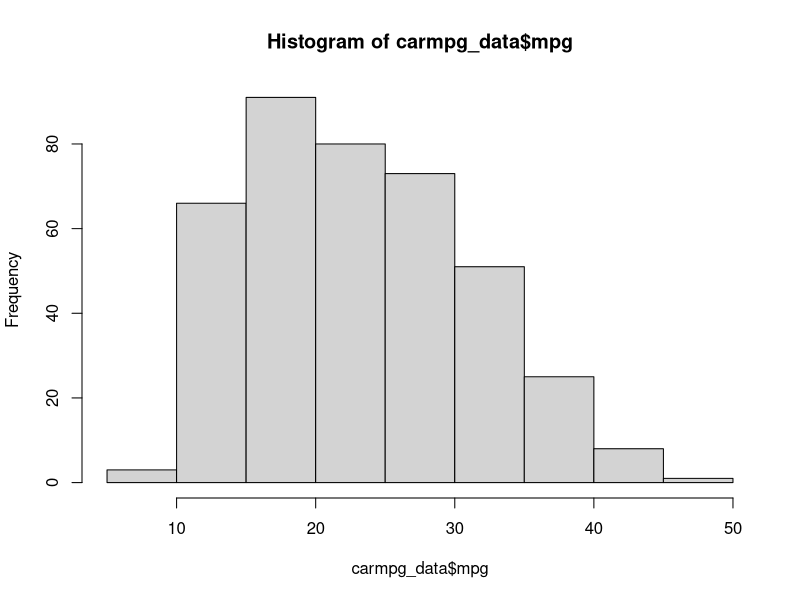
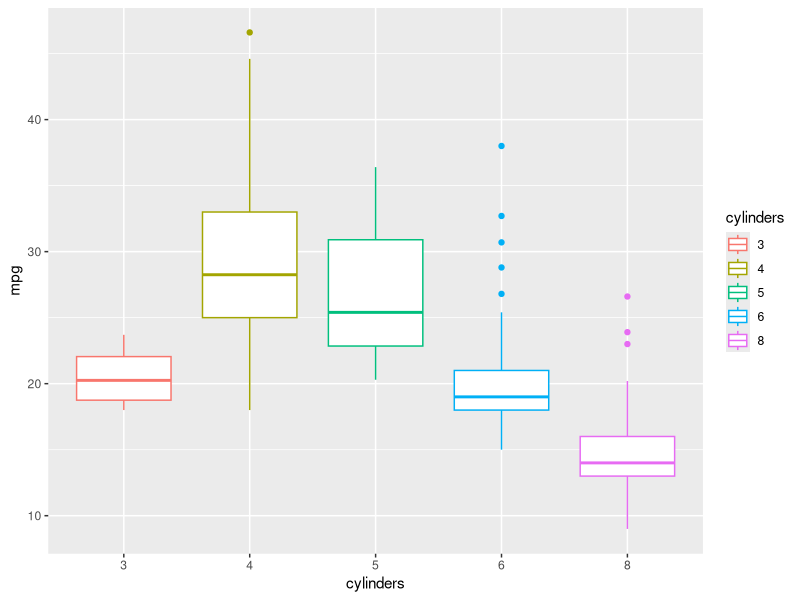
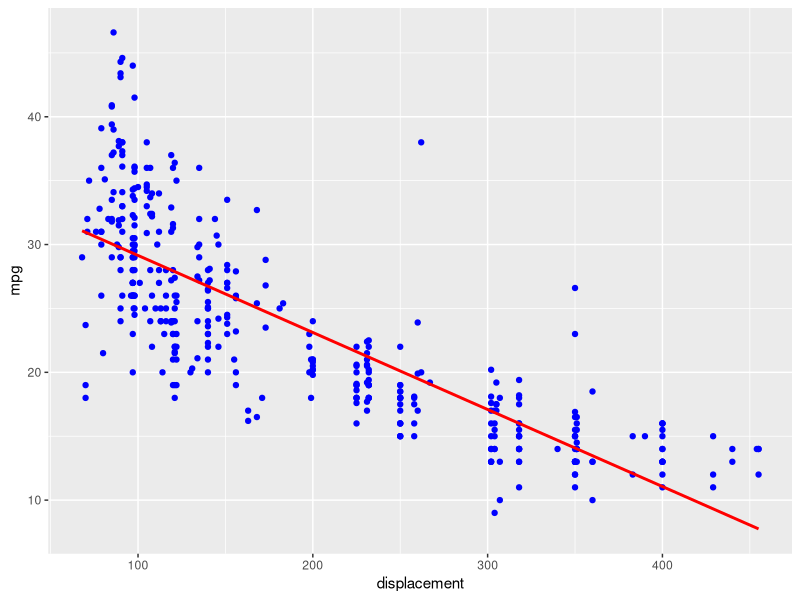
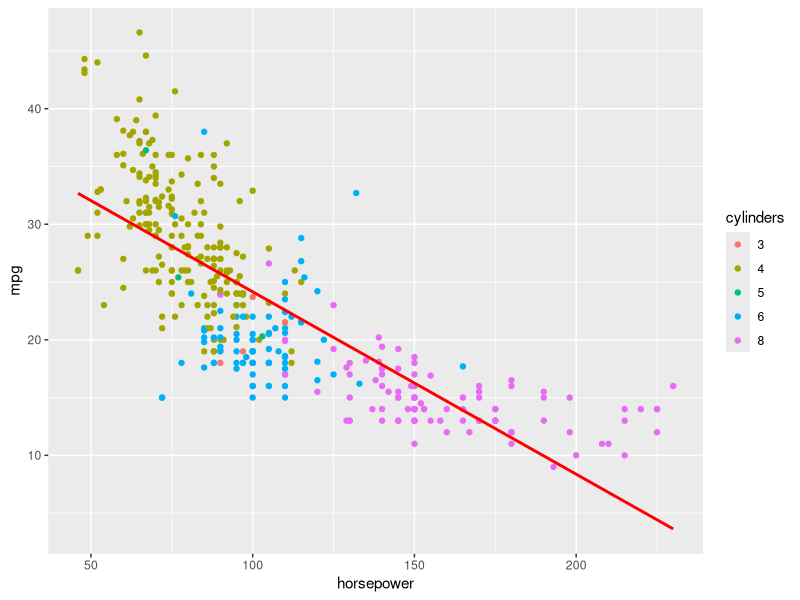
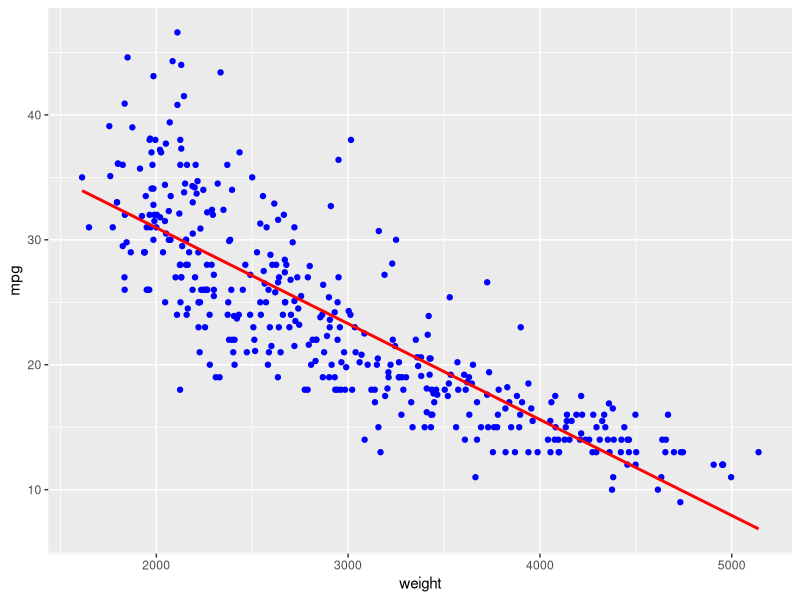
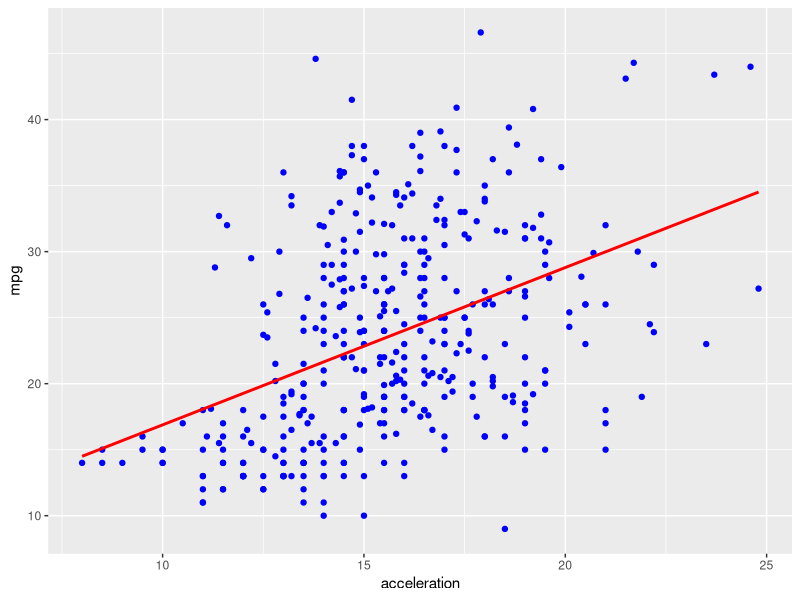
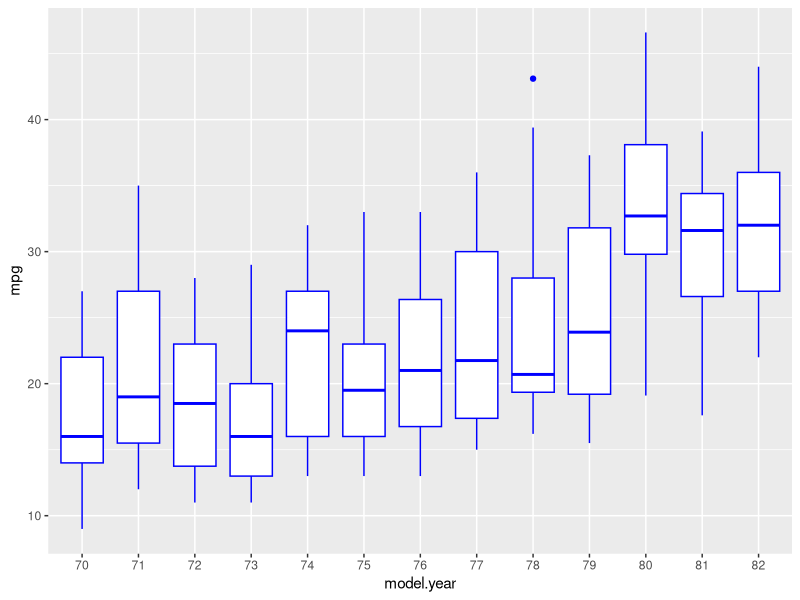
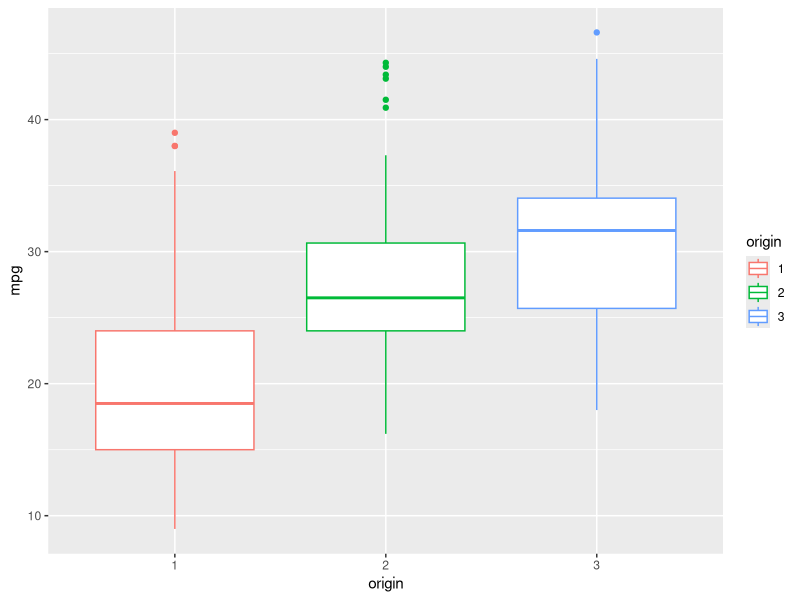

These figures' R source, in order: (Note: this script raises an error after producing the figures.)
getwd()
## problem Statement: Predict the Mpg value.
######################################################
# Read the data
######################################################
carmpg_data <- read.csv('carmpg.csv')
View(carmpg_data)

######################################################
# Exploratory Data Analysis
######################################################

######################################################
#       Understand the Structure of the data
######################################################
summary(carmpg_data)
str(carmpg_data)
carmpg_data$cylinders = factor(carmpg_data$cylinders) #Converting from Int to Factors since its not a continuous variable
carmpg_data$horsepower = as.numeric(carmpg_data$horsepower) # HP should be a numeric
carmpg_data$model.year = as.factor(carmpg_data$model.year) # It should be factor
carmpg_data$origin = factor(carmpg_data$origin) # should be factor
carmpg_data$car.name = as.character(carmpg_data$car.name) # should be character
str(carmpg_data) # Checking structure of the data again

######################################################
#      Univariate Analysis
######################################################
#Here, Mpg is our target variable. Lets do univariate analysis for this.
hist(carmpg_data$mpg) # can be observed that Right-skewed. Longer tale in the right. 
summary(carmpg_data$mpg)
# Checking Skewness & Kurtosis to find mpg variable is normally distributed or not
# install.packages('e1071')
library(e1071)
skewness(carmpg_data$mpg) # +ve value indicates that it is right skewed
kurtosis(carmpg_data$mpg) # -ve value indicates that, the peak is less than ideal normal distribution for mpg


######################################################
#      Bivariate Analysis
######################################################
# Relationship b/w dependent and each of the independent variables
# mpg vs cylinders.. Boxplot is better option, if we have categorical/factor as independent variable
library(ggplot2)
ggplot(data = carmpg_data, aes(x=cylinders, y= mpg, color=cylinders))+
  geom_boxplot()  ## Potential Outliers Present 

# mpg vs displacement
ggplot(data = carmpg_data, aes(x=displacement, y= mpg))+
  geom_point(color = 'blue')+
  geom_smooth(se=FALSE,method='lm', color='red' ) ## Non linear trend, might be some outliers, may need some data transformations
 
# mpg vs horsepower
ggplot(data = carmpg_data, aes(x=horsepower, y= mpg, color=cylinders))+
  geom_point()+
  geom_smooth(se=FALSE,method='lm', color='red' ) # May need to divide the hp (<50 or >50) before feeding the model

# mpg vs weight
ggplot(data = carmpg_data, aes(x=weight, y = mpg))+
  geom_point(color = 'blue')+
  geom_smooth(se=FALSE, method='lm', color='red') # Non Linearity. Exponentially decreasing trend. May need data transformation

# mpg vs accelaration
ggplot(data = carmpg_data, aes(x=acceleration, y = mpg))+
  geom_point(color = 'blue')+
  geom_smooth(se=FALSE, method='lm', color='red') # Heteroscadacity, Non Linearity, Fanning effect

# mpg vs model.year
ggplot(data = carmpg_data, aes(x=model.year, y = mpg))+
  geom_boxplot(color = 'blue') # Increasing trend, nothing much to worry

# mpg vs origin
ggplot(data = carmpg_data, aes(x=origin, y = mpg, color = origin ))+
  geom_boxplot() # Some potential outliers for origin = 2


######################################################
#      Objective Bivariate Analysis
######################################################

str(carmpg_data)
names(carmpg_data)
# Identify numeric variables - mpg, displacement, horsepower, weight, acceleration
sub_dataset = carmpg_data[, c('mpg', 'displacement', 'horsepower', 'weight', 'acceleration')]
# Pairplot
library(GGally)
ggpairs(sub_dataset)
corrmat = cor(sub_dataset)
library(corrplot)
corrplot.mixed(corrmat)
# High Correlation observed between displacement & Weight
# Mild correlation between displacement & acceleration

######################################################
# Data Preprocessing
######################################################

######################################################
#       Scaling
######################################################
# R has taken care of this. So no need to do anything here.

sum(is.na(carmpg_data$mpg))
sapply(carmpg_data, function(x) sum(is.na(x))) # Checking Missing values for each column. No null values present.

######################################################
# Splitting data into training & test sets
######################################################
library(caTools)
set.seed(567)
split <- sample.split(carmpg_data$mpg, SplitRatio = 0.7)
train_data <- subset(carmpg_data, split == TRUE)
test_data <- subset(carmpg_data, split == FALSE)

# Car.name has only car names. It doesn't help us to find any metrics. So, we can ignore this.
train_data$car.name = NULL
test_data$car.name = NULL

######################################################
# First Cut Model
######################################################
first_regressor <- lm(mpg ~ ., data = train_data)
y_pred = predict(first_regressor, newdata = test_data)

######################################################
# Test the Assumptions
######################################################

######################################################
#      Assumption 1 - Linearity(residuals vs fits)
######################################################
# Here, y_pred is on Test data. But first_regressor is for train data. So, draw a plot
# b/w residuals(test data) vs fits(y_pred) which is on same data(here, test data we considered)
test_data_regressor <- lm(mpg ~ ., data = test_data)
residuals <- resid(test_data_regressor)
ggplot(aes(x=y_pred, y = residuals), data = test_data)+
  geom_point()+
  geom_smooth(se=FALSE, method='lm',color='red')
# We can use standardized residuals VS fits plot
library(MASS)
test_data$standres = stdres(test_data_regressor)
ggplot(aes(x=y_pred, y = standres), data = test_data)+
  geom_point()+
  geom_smooth(se=FALSE, method='lm',color='red')
# Non -Linear distribution, heteroscedacity, Potential outliers
# Since we have the above issues, we need to perform data transformations.

######################################################
# Data Transformation
######################################################
# Lets transform the mpg
hist(carmpg_data$mpg)
skewness(carmpg_data$mpg) # Normality issue
kurtosis(carmpg_data$mpg) # Normality Issue
# Perform Log transformation (Y-transformation) since we have normality problem
carmpg_data$mpg = log(carmpg_data$mpg)
hist(carmpg_data$mpg)
skewness(carmpg_data$mpg)
kurtosis(carmpg_data$mpg)

###########################################################################################
###########################################################################################


######################################################
# Repeat Bivariate Analysis  (Post Transformation)
######################################################
# Relationship b/w dependent and each of the independent variables
# mpg vs cylinders.. Boxplot is better option, if we have categorical/factor as independent variable
library(ggplot2)
ggplot(data = carmpg_data, aes(x=cylinders, y= mpg, color=cylinders))+
  geom_boxplot()  ## Potential Outliers Present 

# mpg vs displacement
ggplot(data = carmpg_data, aes(x=displacement, y= mpg))+
  geom_point(color = 'blue')+
  geom_smooth(se=FALSE,method='lm', color='red' ) 

# mpg vs horsepower
ggplot(data = carmpg_data, aes(x=horsepower, y= mpg, color=cylinders))+
  geom_point()+
  geom_smooth(se=FALSE,method='lm', color='red' ) # May need to divide the hp (<50 or >50) before feeding the model

# mpg vs weight
ggplot(data = carmpg_data, aes(x=weight, y = mpg))+
  geom_point(color = 'blue')+
  geom_smooth(se=FALSE, method='lm', color='red') # better Linearity than before. Exponentially decreasing trend. 

# mpg vs accelaration
ggplot(data = carmpg_data, aes(x=acceleration, y = mpg))+
  geom_point(color = 'blue')+
  geom_smooth(se=FALSE, method='lm', color='red') # Heteroscadacity, Non Linearity, Fanning effect

# mpg vs model.year
ggplot(data = carmpg_data, aes(x=model.year, y = mpg))+
  geom_boxplot(color = 'blue') # Increasing trend, nothing much to worry

# mpg vs origin
ggplot(data = carmpg_data, aes(x=origin, y = mpg, color = origin ))+
  geom_boxplot() # Some potential outliers for origin = 2

######################################################
# Splitting data into training & test sets 
# since there is a data transformation for mpg variable
######################################################
library(caTools)
set.seed(567)
split <- sample.split(carmpg_data$mpg, SplitRatio = 0.7)
train_data <- subset(carmpg_data, split == TRUE)
test_data <- subset(carmpg_data, split == FALSE)

train_data$car.name = NULL
test_data$car.name = NULL

######################################################
# Second Cut Model
######################################################
second_regressor <- lm(mpg ~ ., data = train_data)
y_pred2 = predict(second_regressor, newdata = test_data)
y_pred_train = predict(second_regressor,newdata = train_data)
######################################################
# Re-Test the Assumptions
######################################################

######################################################
#      Assumption 1 - Linearity(residuals vs fits)    -- Valid
######################################################
# We can perform the residulas vs fits plot on train data too. But be consistent with the axis
# If we are using y_pred from train data, then we should use residuals from traindata. 

# We can use standardized residuals VS fits plot
library(MASS)
# (residuals vs fits) on Train Data
standres2 = stdres(second_regressor)
ggplot(aes(x=y_pred_train, y = standres2), data = train_data)+
  geom_point() +
  geom_smooth(se=FALSE, method='lm',color='red')
# Linear distribution, No - heteroscedacity, No Potential outlier

######################################################
#      Assumption 2 - Independence(residuals vs Order plot)  -- Valid
######################################################
# Durbin Watson test
# Ideal range of D-w Statistic value must be 1.5 to 2.5
library(car)
durbinWatsonTest(second_regressor)

######################################################
#      Assumption 3 - Normality(QQ Plot)              -- Valid
######################################################
# Multiple ways of checking whether it has normality or not.
# Plot Histogram, Check Skewness, kurtosis , Or plot QQPLOT
hist(resid(second_regressor))
skewness(resid(second_regressor))
kurtosis(resid(second_regressor))
# Otherway to check the normality using qqPlot
qqPlot(resid(second_regressor))

######################################################
#      Assumption 4 - Equal Variance                   -- Valid
######################################################
# Using Stdres vs Fitted plot and check any fanning or funneling effect
standres2 = stdres(second_regressor)
ggplot(aes(x=y_pred_train, y=standres2), data=train_data)+
  geom_point()+
  geom_smooth(se=FALSE, method='lm',color='red')
# No Prominent heteroscedacity, fanning & funneling effect observed

######################################################
# Multicolinearity 
# VIF >= 4, Moderate Multicolinearity
# VIF >= 10, Serious Multicolinearity
######################################################
vif(second_regressor) # Displacement & Weight has Multicollinearity.

# So we need to drop one of the column. In this case, we are dropping Displacement.
carmpg_data$displacement <- NULL
carmpg_data$car.name <- NULL
# Resplit into training and test sets
library(caTools)
set.seed(567)
split <- sample.split(carmpg_data$mpg, SplitRatio = 0.7)
train_data <- subset(carmpg_data, split == TRUE)
test_data <- subset(carmpg_data, split == FALSE)

# Rebuild the model
third_regressor <-  lm(mpg ~ ., data=train_data)
vif(third_regressor) # Now, the values are <=4


######################################################
# Influential Points
# Cooks Distance: < 0.5
# DFFITs
######################################################
plot(third_regressor)

train_data$leverages = cooks.distance(third_regressor)
max(train_data$leverages) # No Major influential points

# Predict on test data
y_pred3 = predict(third_regressor, newdata = test_data)
summary(third_regressor)
# The multiple R-squared value is > 90%. Which is quite good.
# horsepower is junk. To make our model better, we can remove this variable.
anova(third_regressor)
